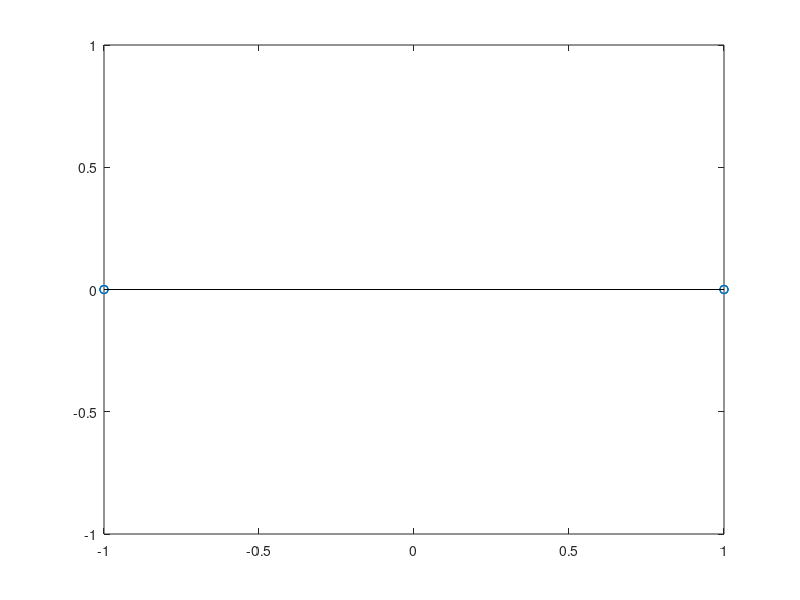

This figure's MATLAB source:
clc
clear
Digital_signal = [1 0 1 0 1 0 0 1];
bpsk_signal=zeros(1,length(Digital_signal));
Real_part=zeros(1,length(bpsk_signal));
Imag_part=zeros(1,length(bpsk_signal));
for i=1:length(Digital_signal)
  bpsk_signal(i)=(Digital_signal(i)*2)-1;
    
Real_part(i)=real(bpsk_signal(i));    
Imag_part(i)=imag(bpsk_signal(i));    
end
stem(Real_part,Imag_part)